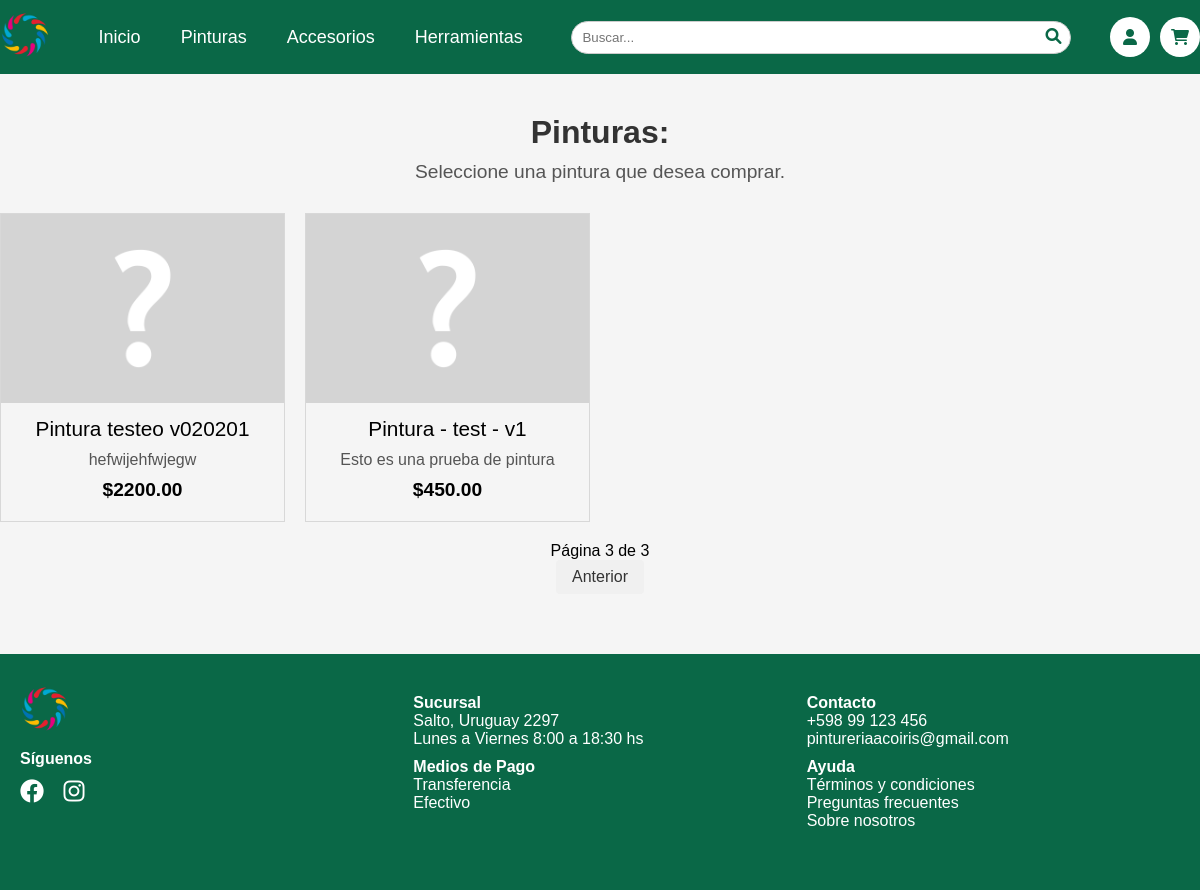
The page /typesPaintings.php?page=3 (signed in) on the database its author committed.
### tables this page shows
CREATE TABLE `productos` (
  `id_producto` int(11) NOT NULL,
  `imagen` varchar(100) DEFAULT 'assets/imgs/productos/none.png',
  `nombre` varchar(30) NOT NULL,
  `descripcion` text DEFAULT NULL,
  `precio` decimal(10,2) DEFAULT NULL,
  `stock_cantidad` int(11) DEFAULT NULL,
  `marca` varchar(20) DEFAULT NULL,
  `unidad` enum('Litro','Kg','Cantidad') NOT NULL,
  `fecha_ingreso` date DEFAULT NULL,
  `fecha_actualizacion` timestamp NOT NULL DEFAULT current_timestamp() ON UPDATE current_timestamp(),
  `id_proveedor` int(11) DEFAULT NULL,
  `mostrar` tinyint(1) DEFAULT 1
);

### codes/loadPaintings.php (the view, shortened to what this page needs)
<?php
include './database/database.php';
$paintingsPerPage = 10;
$page = isset($_GET['page']) ? (int)$_GET['page'] : 1;
$offset = ($page - 1) * $paintingsPerPage;
$query = "SELECT p.id_producto, p.imagen, p.nombre, p.descripcion, p.precio
          FROM Productos p
          INNER JOIN Pinturas pt ON p.id_producto = pt.id_producto
          WHERE p.mostrar = 1
          LIMIT ? OFFSET ?";
$stmt = $conn->prepare($query);
$stmt->bind_param("ii", $paintingsPerPage, $offset);
$stmt->execute();
$result = $stmt->get_result();
if ($result->num_rows > 0) {
    echo '<div class="gallery">';
    while ($row = $result->fetch_assoc()) {
        echo '<a href="buyProduct.php?id_producto=' . $row['id_producto'] . '" class="paint-type-link">';
        echo '<div class="paint-type">';
        echo '<img src="' . $row['imagen'] . '" alt="' . $row['descripcion'] . '">';
        echo '<p class="product-name">' . $row['nombre'] . '</p>';
        echo '<p class="product-description">' . $row['descripcion'] . '</p>';
        echo '<p class="product-price">$' . $row['precio'] . '</p>';
        echo '</div>';
        echo '</a>';
    }
    echo '</div>';
    $countQuery = "SELECT COUNT(*) AS total FROM Productos p
                   INNER JOIN Pinturas pt ON p.id_producto = pt.id_producto
                   WHERE p.mostrar = 1";
    $countResult = $conn->query($countQuery);
    $totalRows = $countResult->fetch_assoc()['total'];
    $totalPages = ceil($totalRows / $paintingsPerPage);
    echo '<div class="pagination">';
    echo '<span>Página ' . $page . ' de ' . $totalPages . '</span><br>';
    if ($page > 1) {
        echo '<a href="?page=' . ($page - 1) . '">Anterior</a>';
    }
    echo '</div>';
} else {
    echo "No se encontraron pinturas.";
}

### css/typesPaintingsStyles.css (style rules this page uses)
* { padding: 0; margin: 0; }
body { font-family: sans-serif; }
.gallery { display: grid; grid-template-columns: repeat(4, 1fr); gap: 20px; max-width: 1200px; margin: 0 auto; }
.paint-type { background-color: none; border: 1px solid #d8d8d8; text-align: center; cursor: pointer; }
.paint-type img { width: 100%; height: auto; max-height: 200px; object-fit: cover; }
.product-name { margin: 10px 0; font-size: 1.3rem; color: #000; }
.product-description { font-size: 1rem; margin: 10px 0; color: #555; }
.product-price { font-size: 1.2rem; font-weight: bold; margin-bottom: 20px; color: #000; }
a { text-decoration: none; }
.pagination { text-align: center; margin: 20px 0; }
.pagination a { display: inline-block; padding: 8px 16px; margin: 0 5px; text-decoration: none; color: #333; background-color: #f0f0f0; border-radius: 4px; }

### css/header.css (style rules this page uses)
* { padding: 0; margin: 0; box-sizing: border-box; }
body { font-family: sans-serif; overflow-y: auto; }

### css/footer.css (style rules this page uses)
* { padding: 0; margin: 0; box-sizing: border-box; }
body { font-family: sans-serif; overflow-y: auto; }

### rows shown on the page
productos: imagen (placeholder picture), nombre "Pintura testeo v020201", descripcion "hefwijehfwjegw", precio "2200.00"
productos: imagen (placeholder picture), nombre "Pintura - test - v1", descripcion "Esto es una prueba de pintura", precio "450.00"

### other values the page prints
$page "3"
$totalPages "3"
